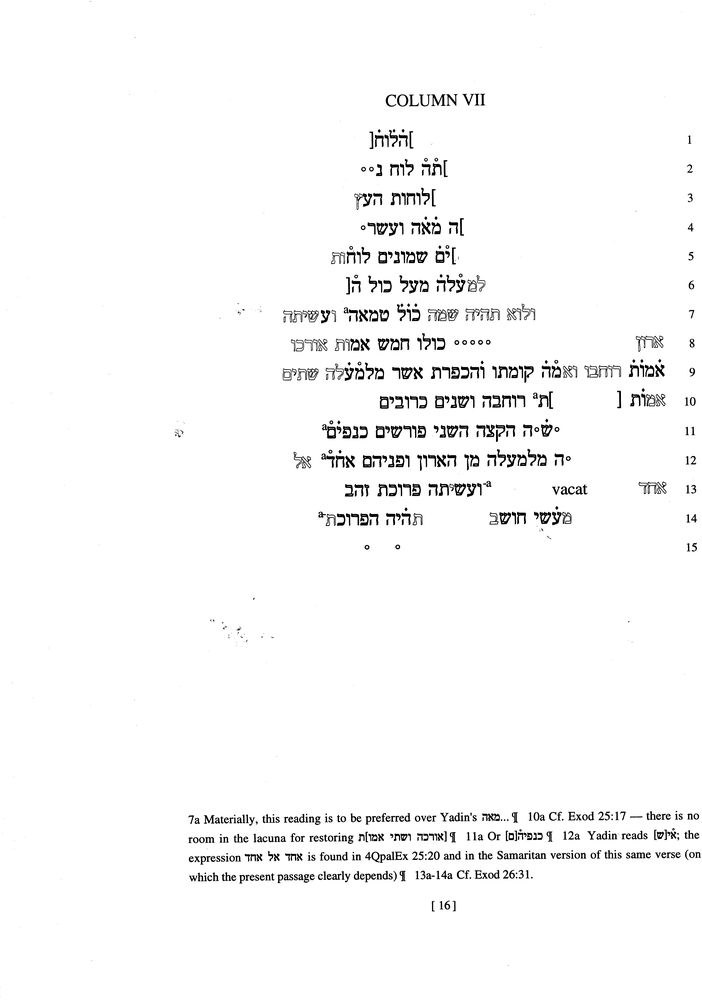
#> input picture glyphs/preprocessed.png, 702 x 1000 px, shrunk from 4823 x 6874 before the run, found by its file name
$ python segment.py
#> lines starting #> are read from the running program, lines starting #| are printed output that depends on the picture
#> in segment, binary is the input picture: shape (1000, 702); min 0, max 255, mean 248.8
"""Step 2: Segment preprocessed image into individual Hebrew glyph bitmaps.

Strategy:
1. Crop out just the Hebrew text area (exclude headers, line numbers, footnotes)
2. Find text lines via horizontal projection profile
3. Within each line, find character contours
4. Group nearby contours (base + diacritics)
5. Save each character as a separate bitmap

Since automatic character identification is unreliable, this script extracts
ALL detected characters as numbered bitmaps. The user then manually renames
each bitmap to its Hebrew letter name (e.g., "alef.png", "bet.png") to map
them to the correct Unicode codepoints.

Multiple instances of the same letter should be named like "alef_1.png",
"alef_2.png" — the best sample will be selected later.
"""

import cv2
import numpy as np
import os


def find_text_lines(binary: np.ndarray, min_gap: int = 15) -> list[tuple[int, int]]:
    """Find horizontal text line regions using projection profile.

    Returns list of (y_start, y_end) tuples for each line.
    """
#> called with min_gap = 15
    # Invert so text is white (255) on black (0) for projection
    inv = 255 - binary
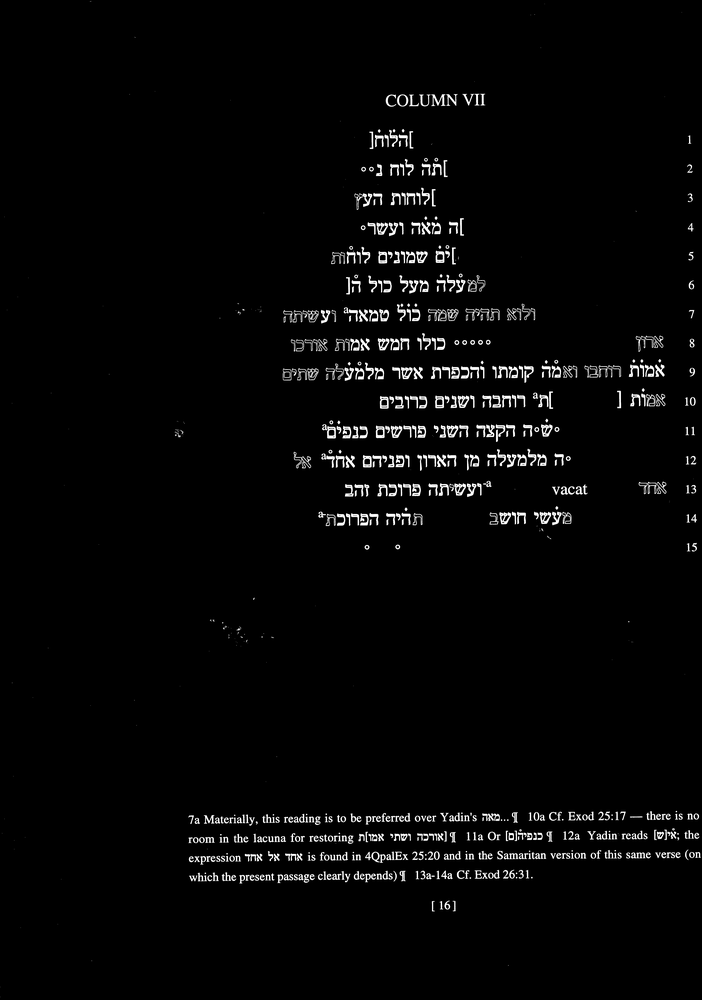
#> inv: shape (1000, 702); min 0, max 255, mean 6.2

    # Horizontal projection — sum of white pixels per row
    h_proj = np.sum(inv, axis=1)
#> h_proj = 1000 values, max 49892 at index 857, min 0 at index 5, mean 4365.9

    # Threshold: rows with significant ink
    threshold = np.max(h_proj) * 0.02
#> threshold = 997.8
    in_line = h_proj > threshold

    lines = []
    start = None
    for i, active in enumerate(in_line):
        if active and start is None:
            start = i
        elif not active and start is not None:
            if i - start > min_gap:  # skip tiny noise
                lines.append((start, i))
            start = None
#> after the loop, lines = [(130, 149), (246, 264), (274, 294), (304, 323), (336, 352), (360, 381), (391, 409), (420, 439), (450, 469)]
    if start is not None and len(binary) - start > min_gap:
        lines.append((start, len(binary)))

    return lines


def find_characters_in_line(
    line_img: np.ndarray, min_area: int = 50
) -> list[tuple[int, int, int, int]]:
    """Find individual character bounding boxes in a single text line.

    Returns list of (x, y, w, h) bounding boxes sorted right-to-left (Hebrew reading order).
    """
    inv = 255 - line_img
    contours, _ = cv2.findContours(inv, cv2.RETR_EXTERNAL, cv2.CHAIN_APPROX_SIMPLE)

    boxes = []
    for cnt in contours:
        area = cv2.contourArea(cnt)
        if area < min_area:
            continue
        x, y, w, h = cv2.boundingRect(cnt)
        boxes.append((x, y, w, h))

    # Sort right-to-left for Hebrew reading order
    boxes.sort(key=lambda b: b[0], reverse=True)
    return boxes


def merge_overlapping_boxes(
    boxes: list[tuple[int, int, int, int]], x_overlap_threshold: int = 5
) -> list[tuple[int, int, int, int]]:
    """Merge vertically overlapping boxes (base letter + diacritical mark).

    If two boxes overlap horizontally within threshold, merge them into one.
    """
    if not boxes:
        return []

    # Sort by x position
    sorted_boxes = sorted(boxes, key=lambda b: b[0])
    merged = [sorted_boxes[0]]

    for box in sorted_boxes[1:]:
        prev = merged[-1]
        px, py, pw, ph = prev
        bx, by, bw, bh = box

        # Check horizontal overlap
        if bx < px + pw + x_overlap_threshold:
            # Merge: union of bounding boxes
            nx = min(px, bx)
            ny = min(py, by)
            nw = max(px + pw, bx + bw) - nx
            nh = max(py + ph, by + bh) - ny
            merged[-1] = (nx, ny, nw, nh)
        else:
            merged.append(box)

    return merged


def segment(preprocessed_path: str) -> list[str]:
    """Segment the preprocessed image into individual character bitmaps.

    Returns list of saved bitmap file paths.
    """
    binary = cv2.imread(preprocessed_path, cv2.IMREAD_GRAYSCALE)
    if binary is None:
        raise FileNotFoundError(f"Cannot read: {preprocessed_path}")

    os.makedirs("glyphs/bitmaps", exist_ok=True)

    lines = find_text_lines(binary)
    print(f"Found {len(lines)} text lines")
#| Found 9 text lines

    saved_paths = []
    char_index = 0

    for line_idx, (y_start, y_end) in enumerate(lines):
        line_img = binary[y_start:y_end, :]
        boxes = find_characters_in_line(line_img)
        boxes = merge_overlapping_boxes(boxes)

        for bx, by, bw, bh in boxes:
            # Add padding around the character
            pad = 4
            y1 = max(0, y_start + by - pad)
            y2 = min(binary.shape[0], y_start + by + bh + pad)
            x1 = max(0, bx - pad)
            x2 = min(binary.shape[1], bx + bw + pad)

            char_img = binary[y1:y2, x1:x2]

            # Skip very small or very large detections (likely noise or merged chars)
            if char_img.shape[0] < 10 or char_img.shape[1] < 10:
                continue
            if char_img.shape[0] > (y_end - y_start) * 2:
                continue

            filename = f"glyphs/bitmaps/char_{line_idx:02d}_{char_index:03d}.png"
            cv2.imwrite(filename, char_img)
            saved_paths.append(filename)
            char_index += 1
#> this loop made 9 passes
#> (y_start, y_end) on passes 5, 6, 7, 9: (336, 352), (360, 381), (391, 409), (450, 469)
#> (y_start, y_end, boxes, sorted_boxes in merge_overlapping_boxes) on passes 1 to 2: (130, 149, [(369, 0, 45, 19)], [(369, 0, 39, 19), (409, 1, 5, 18)]), (246, 264, [(329, 0, 132, 18)], [(329, 0, 44, 18), (376, 2, 54, 16), (433, 0, 28, 18)])
#> pass 1, in segment, `cv2.imwrite(filename, char_img)`:
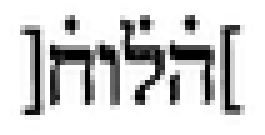
#> saved as char_00_000.png: shape (27, 53) (shown 5 times larger); min 0, max 255, mean 209.6
#> pass 2, in segment, `cv2.imwrite(filename, char_img)`:
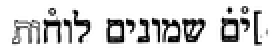
#> saved as char_01_001.png: shape (26, 140) (shown 2 times larger); min 0, max 255, mean 214.1
#> after the loop, char_index = 26; saved_paths = 26 items, first 6: 'glyphs/bitmaps/char_00_000.png', 'glyphs/bitmaps/char_01_001.png', 'glyphs/bitmaps/char_02_002.png', 'glyphs/bitmaps/char_02_003.png', 'glyphs/bitmaps/char_03_004.png', 'glyphs/bitmaps/char_04_005.png'

    print(f"Extracted {len(saved_paths)} character bitmaps to glyphs/bitmaps/")
#| Extracted 26 character bitmaps to glyphs/bitmaps/
    return saved_paths


if __name__ == "__main__":
    segment("glyphs/preprocessed.png")
